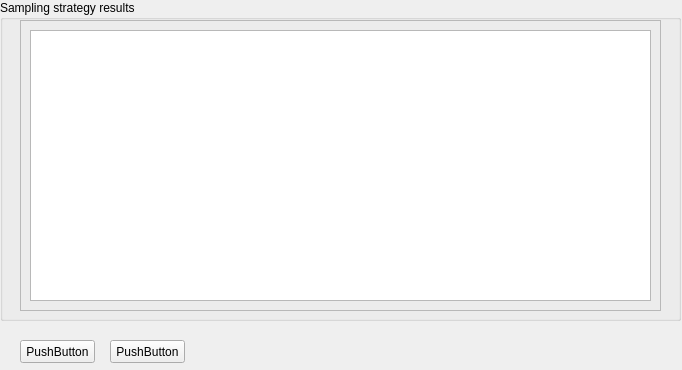
      <widget class="QWidget" name="page_4">
       <property name="geometry">
        <rect>
         <x>0</x>
         <y>0</y>
         <width>682</width>
         <height>370</height>
        </rect>
       </property>
       <attribute name="label">
        <string>Step 3 - Review scenario run</string>
       </attribute>
       <widget class="QGroupBox" name="groupBox_33">
        <property name="geometry">
         <rect>
          <x>0</x>
          <y>0</y>
          <width>681</width>
          <height>321</height>
         </rect>
        </property>
        <property name="title">
         <string>Sampling strategy results</string>
        </property>
        <widget class="QFrame" name="frame_3">
         <property name="geometry">
          <rect>
           <x>20</x>
           <y>20</y>
           <width>641</width>
           <height>291</height>
          </rect>
         </property>
         <property name="frameShape">
          <enum>QFrame::StyledPanel</enum>
         </property>
         <property name="frameShadow">
          <enum>QFrame::Sunken</enum>
         </property>
         <widget class="QTextBrowser" name="textBrowser_4">
          <property name="geometry">
           <rect>
            <x>10</x>
            <y>10</y>
            <width>621</width>
            <height>271</height>
           </rect>
          </property>
          <property name="html">
           <string>&lt;!DOCTYPE HTML PUBLIC &quot;-//W3C//DTD HTML 4.0//EN&quot; &quot;http://www.w3.org/TR/REC-html40/strict.dtd&quot;&gt;
&lt;html&gt;&lt;head&gt;&lt;meta name=&quot;qrichtext&quot; content=&quot;1&quot; /&gt;&lt;style type=&quot;text/css&quot;&gt;
p, li { white-space: pre-wrap; }
&lt;/style&gt;&lt;/head&gt;&lt;body style=&quot; font-family:'MS Shell Dlg 2'; font-size:8.25pt; font-weight:400; font-style:normal;&quot;&gt;
&lt;p style=&quot;-qt-paragraph-type:empty; margin-top:0px; margin-bottom:0px; margin-left:0px; margin-right:0px; -qt-block-indent:0; text-indent:0px; font-size:8pt;&quot;&gt;&lt;br /&gt;&lt;/p&gt;&lt;/body&gt;&lt;/html&gt;</string>
          </property>
         </widget>
        </widget>
       </widget>
       <widget class="QPushButton" name="pushButton_2">
        <property name="geometry">
         <rect>
          <x>20</x>
          <y>340</y>
          <width>75</width>
          <height>23</height>
         </rect>
        </property>
        <property name="text">
         <string>PushButton</string>
        </property>
       </widget>
       <widget class="QPushButton" name="pushButton_3">
        <property name="geometry">
         <rect>
          <x>110</x>
          <y>340</y>
          <width>75</width>
          <height>23</height>
         </rect>
        </property>
        <property name="text">
         <string>PushButton</string>
        </property>
       </widget>
      </widget>
